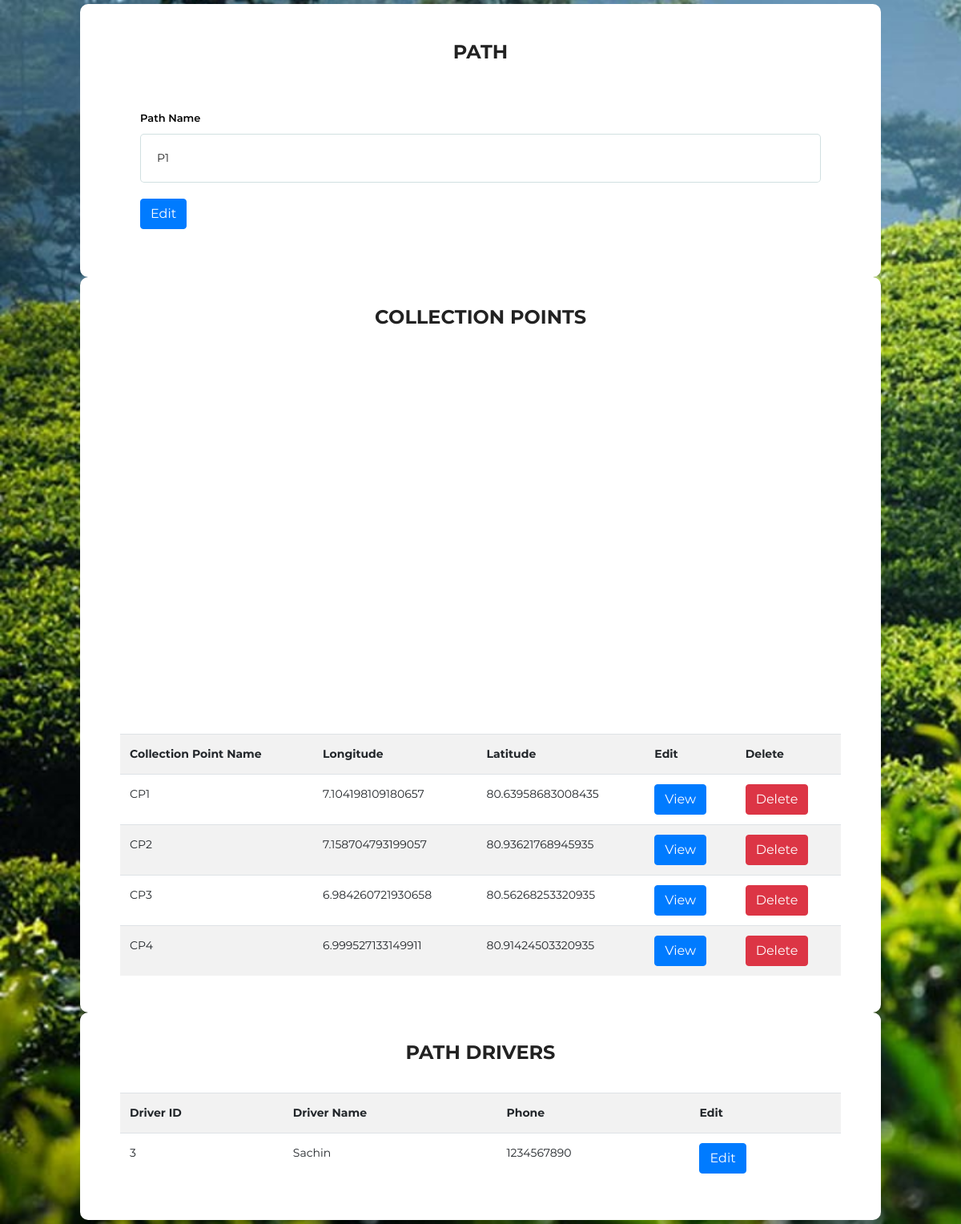
The app's page /DashboardCodeIgneter/Path/viewPath/5 with its own data.
### tables this page shows
CREATE TABLE `path` (
  `path_id` int(11) NOT NULL,
  `path_name` varchar(25) NOT NULL
);

CREATE TABLE `collection_point` (
  `cp_id` int(10) NOT NULL,
  `cp_name` varchar(20) NOT NULL,
  `longitude` varchar(30) NOT NULL,
  `latitude` varchar(30) NOT NULL,
  `path_id` int(11) NOT NULL
);

CREATE TABLE `driver` (
  `driver_id` int(5) NOT NULL,
  `name` varchar(50) NOT NULL,
  `nic` varchar(12) NOT NULL,
  `username` varchar(15) NOT NULL,
  `password` varchar(256) NOT NULL,
  `license_no` varchar(25) NOT NULL,
  `vehicle_no` varchar(9) NOT NULL,
  `phone` varchar(10) NOT NULL,
  `path_id` int(5) NOT NULL
);

### DashboardCodeIgneter/application/controllers/Path.php (called while the page is built, shortened)
<?php
class Path extends CI_Controller
{
    function viewPath($pathId)
    {
        $this->load->model('CollectionPoint_Model');
        $cps = $this->CollectionPoint_Model->get_cps_for_path($pathId);
        $this->load->model('Path_Model');
        $path = $this->Path_Model->getPath($pathId);
        $drivers = $this->Path_Model->get_drivers_for_path($pathId);
        $data = array();
        $data['path'] = $path;
        $data['cps'] = $cps;
        $data['drivers'] = $drivers;
        foreach ($cps as $cp) {
            $marker = array();
            $marker['position'] = strval($cp['latitude']) . ',' . strval($cp['longitude']);
            $marker['onclick'] = '
            // Create a new InfoWindow.
            infoWindow = new google.maps.InfoWindow({
                position:  event.latLng
            });
            infoWindow.setContent("'.$cp['cp_name'].'");
            infoWindow.open(map);
            ';
            $this->googlemaps->add_marker($marker);
        }
        $this->load->library('googlemaps');
        $config['center'] = $marker['position'];
        $config['zoom'] = '8';
        $this->googlemaps->initialize($config);
        $data['map'] = $this->googlemaps->create_map();
        $this->load->view('view_path', $data);
    }
}

### DashboardCodeIgneter/index.php (called while the page is built, shortened)
<?php
require_once BASEPATH.'core/CodeIgniter.php';

### DashboardCodeIgneter/application/models/Path_Model.php (called while the page is built, shortened)
<?php
class Path_Model extends CI_model
{
    private $table = 'path';
	function getPath($pathId)
	{
		$this->db->where('path_id', $pathId);
		return $this->db->get($this->table)->row_array();
	}
	function get_drivers_for_path($pathId)
	{
		$this->db->select('driver_id, name, phone');
		$this->db->where('path_id', $pathId);
		$query = $this->db->get('driver');
		if ($query->num_rows() > 0) {
			return $query->result_array();
		}
	}
}

### DashboardCodeIgneter/application/models/CollectionPoint_Model.php (called while the page is built, shortened)
<?php
class CollectionPoint_Model extends CI_model
{
	function get_cps_for_path($pathId)
	{
		$this->db->where('path_id', $pathId);
		$query = $this->db->get('collection_point');
		if ($query->num_rows() > 0) {
			return $query->result_array();
		}
	}
}

### DashboardCodeIgneter/application/views/view_path.php (the view, shortened to what this page needs)
<!DOCTYPE html>
<html lang="en">
<head>
    <link rel="stylesheet" href="<?php echo base_url(); ?>assets/fonts/material-icon/css/material-design-iconic-font.min.css">
    <link class="one" rel="stylesheet" href="https://stackpath.bootstrapcdn.com/bootstrap/4.3.1/css/bootstrap.min.css">
    <link class="second" rel="stylesheet" href="<?php echo base_url(); ?>assets/css/style.css">
</head>
<body>
    <div class="main">
        <section class="signup">
            <div class="container2">
                <div class="signup-content">
                    <form method="POST" id="CollectionPoint_registration_form" class="signup-form" action="">
                        <h2 class="form-title">Path</h2>
                        <div class="form-group">
                            <label for="path_name">Path Name</label>
                            <input type="text" class="form-input" name="path_name" id="path_name" placeholder="Enter Path name" required value="<?php echo set_value('path_name', $path['path_name']); ?>" readonly />
                        </div>
                        <div class="form-group">
                            <a href="<?php echo base_url() . 'Path/editPath/' . $path['path_id'] ?>" class="btn btn-primary">Edit</a>
                        </div>
                    </form>
                </div>
                <div class="table-content">
                    <h2 class="form-title">Collection Points</h2>
                    <div class="bottom-margin"><?php echo $map['html']; ?></div>
                    <div class="row">
                        <div class="col-md-12">
                            <table class="table table-striped">
                                <tr>
                                    <th>Collection Point Name</th>
                                    <th>Longitude</th>
                                    <th>Latitude</th>
                                    <th>Edit</th>
                                    <th>Delete</th>
                                </tr>
                                <div class="overflow-auto">
                                    <?php if (!empty($cps)) {
                                        foreach ($cps as $cp) { ?>
                                            <td><?php echo $cp['cp_name'] ?></td>
                                            <td><?php echo $cp['latitude'] ?></td>
                                            <td><?php echo $cp['longitude'] ?></td>
                                            <td>
                                                <a href="<?php echo base_url() . 'CollectionPoint/viewCollectionPoint/' . $cp['cp_id'] ?>" class="btn btn-primary">View
                                            </td>
                                            <td> <a href="<?php echo base_url() . 'CollectionPoint/deleteCollectionPoint/' . $cp['cp_id'] ?>" class="btn btn-danger">Delete</td>
                                        <?php }
                                    } else { ?>
                                        <tr>
                                            <td colspan="5">Records not found</td>
                                        </tr>
                                    <?php } ?>
                                </div>
                            </table>
                        </div>
                    </div>
                </div>
                <div class="table-content">
                    <h2 class="form-title">Path Drivers</h2>
                    <div class="row">
                        <div class="col-md-12">
                            <table class="table table-striped">
                                <tr>
                                    <th>Driver ID</th>
                                    <th>Driver Name</th>
                                    <th>Phone</th>
                                    <th>Edit</th>
                                </tr>
                                <div class="overflow-auto">
                                    <?php if (!empty($drivers)) {
                                        foreach ($drivers as $driver) { ?>
                                            <tr>
                                                <td><?php echo $driver['driver_id'] ?></td>
                                                <td><?php echo $driver['name'] ?></td>
                                                <td><?php echo $driver['phone'] ?></td>
                                                <td>
                                                    <a href="<?php echo base_url() . 'driver/editDriver/' . $driver['driver_id'] ?>" class="btn btn-primary">Edit</a>
                                                </td>
                                            </tr>
                                        <?php }
                                    } else { ?>
                                        <tr>
                                            <td colspan="5">Records not found</td>
                                        </tr>
                                    <?php } ?>
                                </div>
                            </table>
                        </div>
                    </div>
                </div>
        </section>
    </div>
</body>
</html>

### DashboardCodeIgneter/assets/css/style.css (style rules this page uses)
input, select, textarea { outline: none; appearance: unset !important; -moz-appearance: unset !important; -webkit-appearance: unset !important; -o-appearance: unset !important; -ms-appearance: unset !important; }
h2 { line-height: 1.66; margin: 0; padding: 0; font-weight: 900; color: #222; font-family: 'Montserrat'; font-size: 24px; text-transform: uppercase; text-align: center; margin-bottom: 30px; }
body { font-size: 14px; line-height: 1.8; color: #222; font-weight: 400; font-family: 'Montserrat'; background-image: url("../images/signup-bg.jpg"); background-repeat: no-repeat; background-size: cover; -moz-background-size: cover; -webkit-background-size: cover; -o-background-size: cover; -ms-background-size: cover; padding: 5px; }
.container2 { width:1000px; position: relative; margin: 0 auto; }
.signup-content { background: #FFFF; border-radius: 10px; -moz-border-radius: 10px; -webkit-border-radius: 10px; -o-border-radius: 10px; -ms-border-radius: 10px; padding: 40px 75px; }
.table-content { background: #FFFF; border-radius: 10px; -moz-border-radius: 10px; -webkit-border-radius: 10px; -o-border-radius: 10px; -ms-border-radius: 10px; padding: 30px 50px; }
.form-group { overflow: hidden; margin-bottom: 20px; }
.form-input { width: 100%; border: 1px solid #1f686e34; border-radius: 5px; -moz-border-radius: 5px; -webkit-border-radius: 5px; -o-border-radius: 5px; -ms-border-radius: 5px; padding: 17px 20px; box-sizing: border-box; font-size: 14px; font-weight: 400; color: #222; }
label { font-weight: 550; font-size: small; color: #000000; }

### DashboardCodeIgneter/application/views/view_path.php (style rules this page uses)
.bottom-margin { margin-bottom: 20px; }

### records on screen
path: path_name "P1"
collection_point: cp_name "CP1", latitude "7.104198109180657", longitude "80.63958683008435"
collection_point: cp_name "CP2", latitude "7.158704793199057", longitude "80.93621768945935"
collection_point: cp_name "CP3", latitude "6.984260721930658", longitude "80.56268253320935"
collection_point: cp_name "CP4", latitude "6.999527133149911", longitude "80.91424503320935"
driver: driver_id "3", name "Sachin", phone "1234567890"
